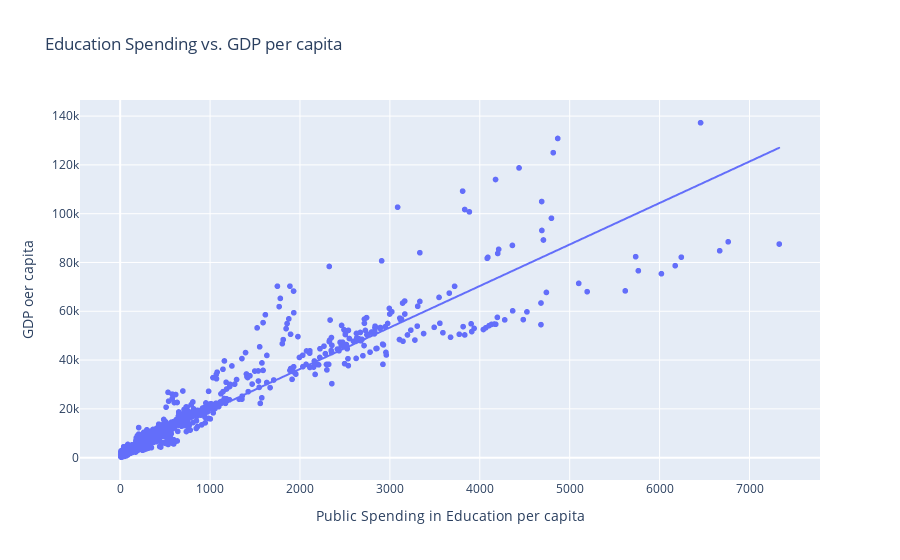

Notebook code for this chart:
### Markdown cell above
## **4.2 Hypothesis 2**: correlation between public education spending and productivity growth

### Code cell
graph3 = px.scatter(
    all_df,
    x = 'Edu. Spending per capita',
    y = 'gdp per capita',
    title = 'Education Spending vs. GDP per capita',
    labels ={'Edu. Spending per capita':'Public Spending in Education per capita', 'gdp per capita':'GDP oer capita'},
    trendline = 'ols'
)

graph3.show()

### Figure 1 — Plotly figure (JSON) as saved in the notebook; plotly's stock layout.template omitted (floating-point values rounded to 4 significant figures; data arrays with more than 128 entries replaced by an {"elided": "..."} marker saying what was removed)
{"data": [{"hovertemplate": "Public Spending in Education per capita=%{x}<br>GDP oer capita=%{y}<extra></extra>", "legendgroup": "", "marker": {"color": "#636efa", "symbol": "circle"}, "mode": "markers", "name": "", "showlegend": false, "type": "scattergl", "x": {"elided": "1038 float values"}, "xaxis": "x", "y": {"elided": "1038 float values"}, "yaxis": "y"}, {"hovertemplate": "<b>OLS trendline</b><br>gdp per capita = 17.0074 * Edu. Spending per capita + 2333.26<br>R<sup>2</sup>=0.889335<br><br>Public Spending in Education per capita=%{x}<br>GDP oer capita=%{y} <b>(trend)</b><extra></extra>", "legendgroup": "", "marker": {"color": "#636efa", "symbol": "circle"}, "mode": "lines", "name": "", "showlegend": false, "type": "scattergl", "x": {"elided": "1038 float values"}, "xaxis": "x", "y": {"elided": "1038 float values"}, "yaxis": "y"}], "layout": {"autosize": true, "legend": {"tracegroupgap": 0}, "title": {"text": "Education Spending vs. GDP per capita"}, "xaxis": {"anchor": "y", "autorange": true, "domain": [0, 1], "range": [-436.9, 7774.0], "title": {"text": "Public Spending in Education per capita"}, "type": "linear"}, "yaxis": {"anchor": "x", "autorange": true, "domain": [0, 1], "range": [-11140.0, 148600.0], "title": {"text": "GDP oer capita"}, "type": "linear"}}}
